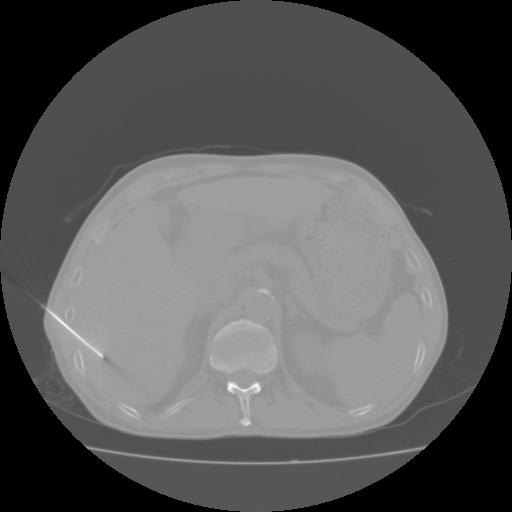
#> input picture Test_Img/10.jpg, 512 x 512 px, found by its file name
$ python cv_fastNlMeansDenoisingMulti.py
#> lines starting #> are read from the running program, lines starting #| are printed output that depends on the picture
import numpy as np
import cv2 as cv
from matplotlib import pyplot as plt

img = cv.imread('/home/qiao/PythonProjects/Opencv_On_CT/Test_Img/10.jpg', 0)
#> img is the input picture: shape (512, 512); min 0, max 254, mean 90.7
dst = cv.fastNlMeansDenoisingMulti(img, 2, 5, None, 4, 7, 35)
#> dst = 512 values, max 83 at index 222, min 0 at index 0, mean 11.23

plt.subplot(121),plt.imshow(img)
plt.subplot(122),plt.imshow(dst)
plt.show()
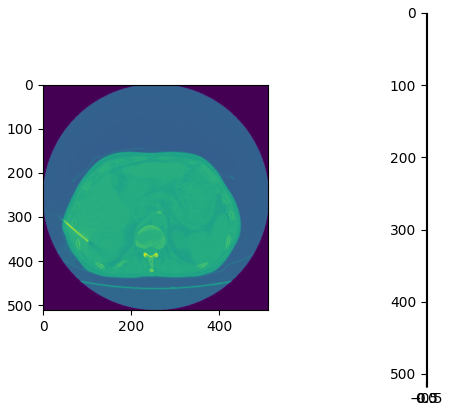
#> figure drawn by matplotlib, 2 panels
